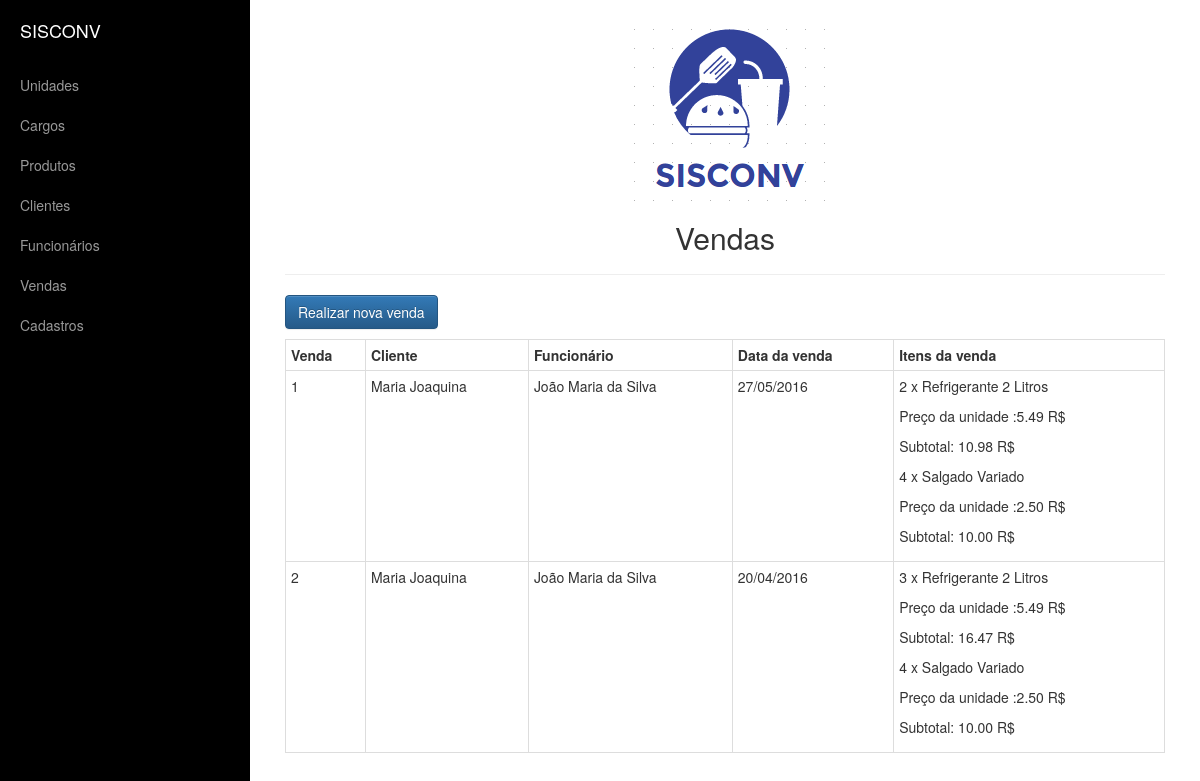
The app's page /appvendas/venda/list, older data.
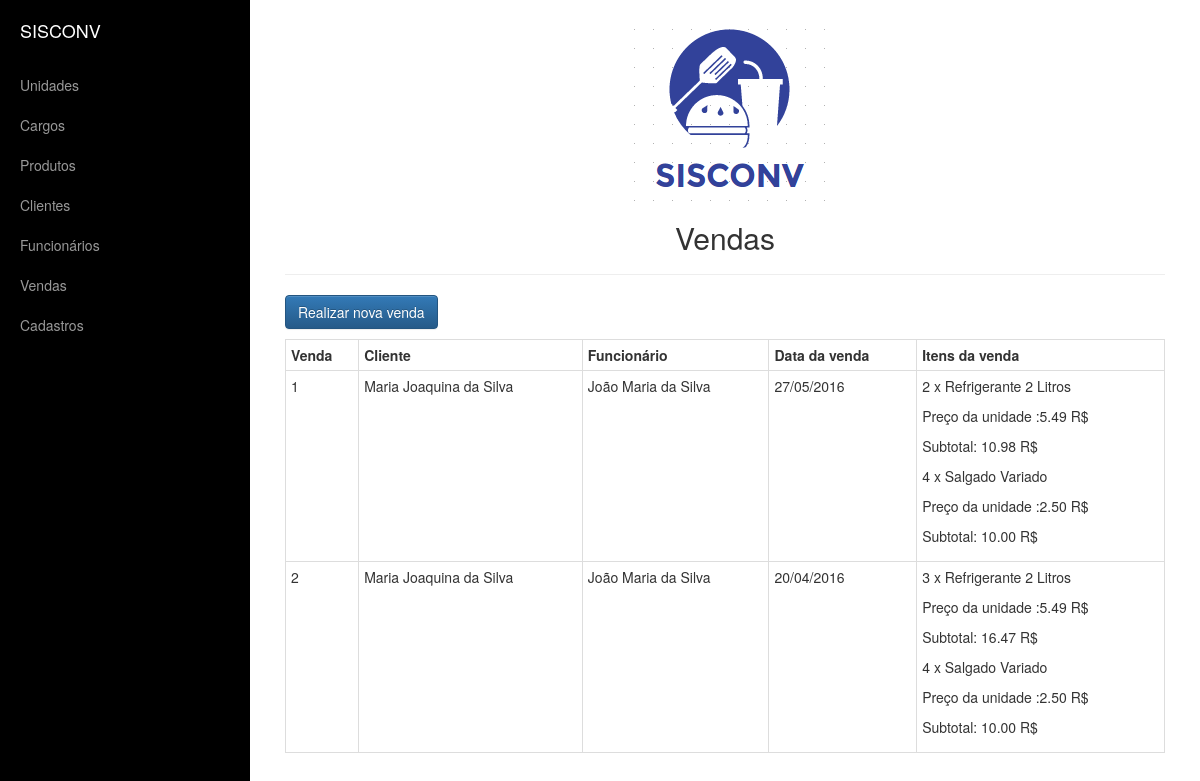
The same page, newer data.
### appvendas/models.py (models this page shows, shortened)
class Venda(models.Model):
    dataVenda=models.DateField("Data da Venda")
    vendedor=models.ForeignKey(Funcionario,on_delete=models.PROTECT,verbose_name="Funcionário")
    cliente=models.ForeignKey(Cliente,on_delete=models.PROTECT,verbose_name="Cliente")
    produtos=models.ManyToManyField(Produto,through="VendaProduto")

class Pessoa(models.Model):
    nome=models.CharField("Nome",max_length=255)
    email=models.EmailField("E-Mail",max_length=200)
    telefone=models.CharField("Telefone",max_length=20)

### appvendas/views.py (the view)
def venda_list(request):
    vendas=Venda.objects.all()
    lista={'vendas':vendas}
    return render(request,'venda/venda_list.html',lista)

### appvendas/models.py (called while the page is built)
    @property
    def subtotal(self):
        return self.produto.valorUnitario*self.quantidade

### templates/venda/venda_list.html
{% extends 'base.html' %}
{% block conteudo %}
    <center><h2>Vendas</h2></center>
    <hr>
    <p><a href="#" class="btn btn-primary" >Realizar nova venda</a></p>
      <table class="table table-bordered table-hover table-condensed">
        <tr>
          <th>Venda</th>
          <th>Cliente</th>
          <th>Funcionário</th>
          <th>Data da venda</th>
          <th>Itens da venda</th>
        </tr>
        {% for venda in vendas  %}
          <tr>
            <td>{{venda.id}}</td>
            <td>{{venda.cliente.nome}}</td>
            <td>{{ venda.vendedor.nome }}</td>
            <td>{{ venda.dataVenda|date:'d/m/Y'  }}</td>
            <td>
              {% for item in venda.vendaproduto_set.all %}
                  <p>{{ item.quantidade }} x {{ item.produto.descricao }}</p>
                  <p>Preço da unidade :{{ item.produto.valorUnitario }} R$</p>
                  <p>Subtotal: {{item.subtotal}} R$</p>
              {% endfor %}
            </td>
          </tr>
        {% endfor %}
      </table>
{% endblock %}

Row changes from the older to the newer data that the page shows:
changed through a linked row, Venda id 1: cliente.nome "Maria Joaquina" → "Maria Joaquina da Silva"
changed through a linked row, Venda id 2: cliente.nome "Maria Joaquina" → "Maria Joaquina da Silva"
